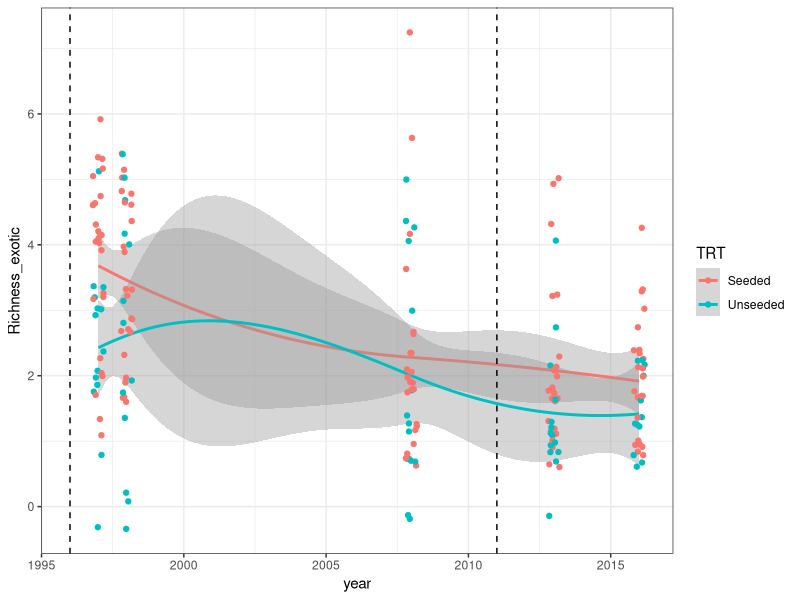
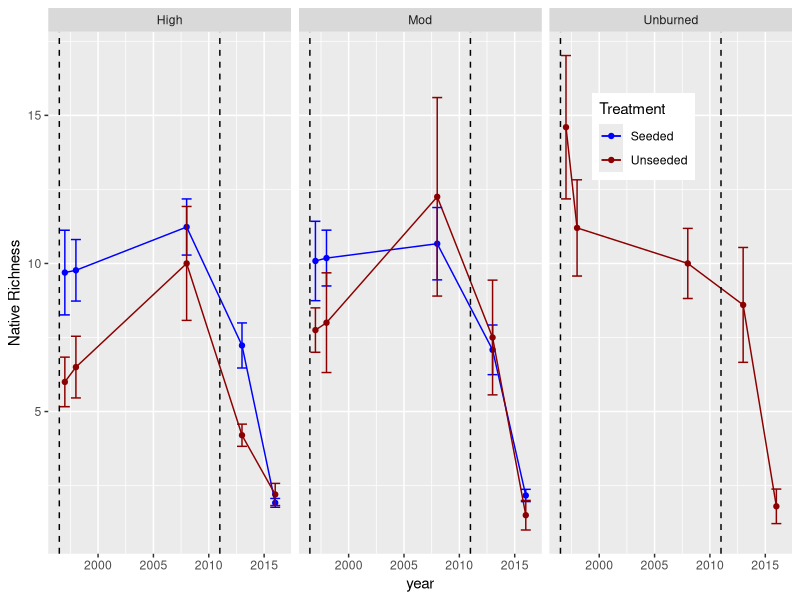
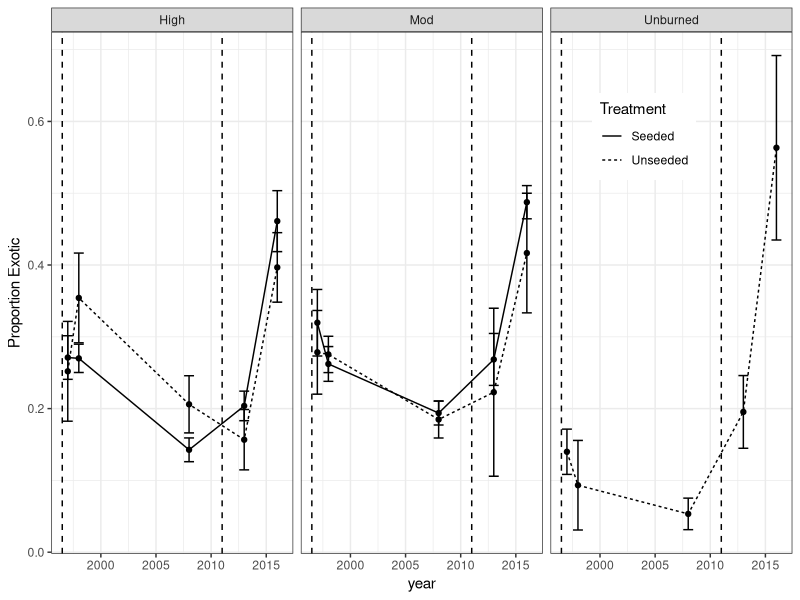
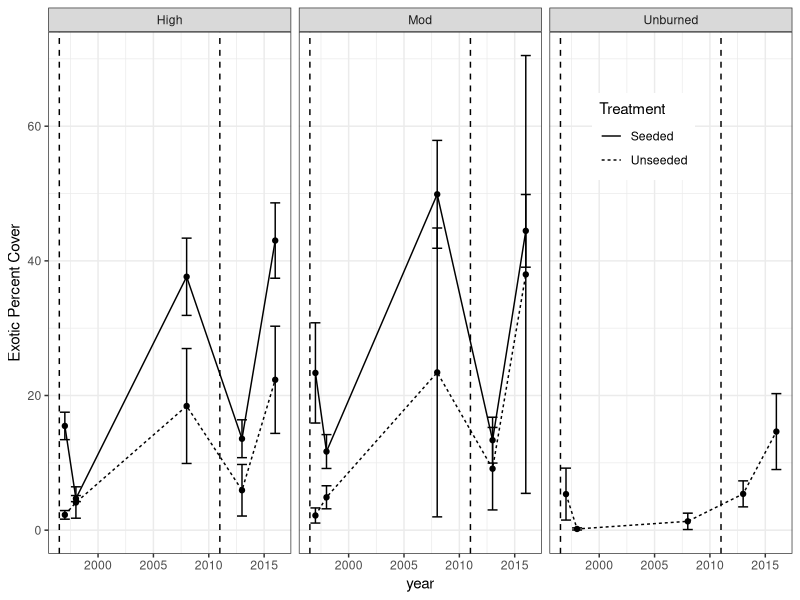
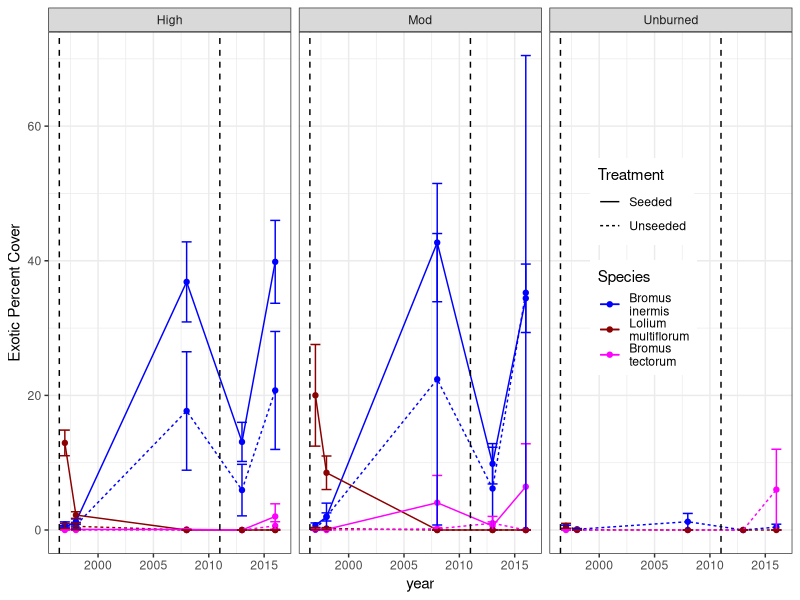
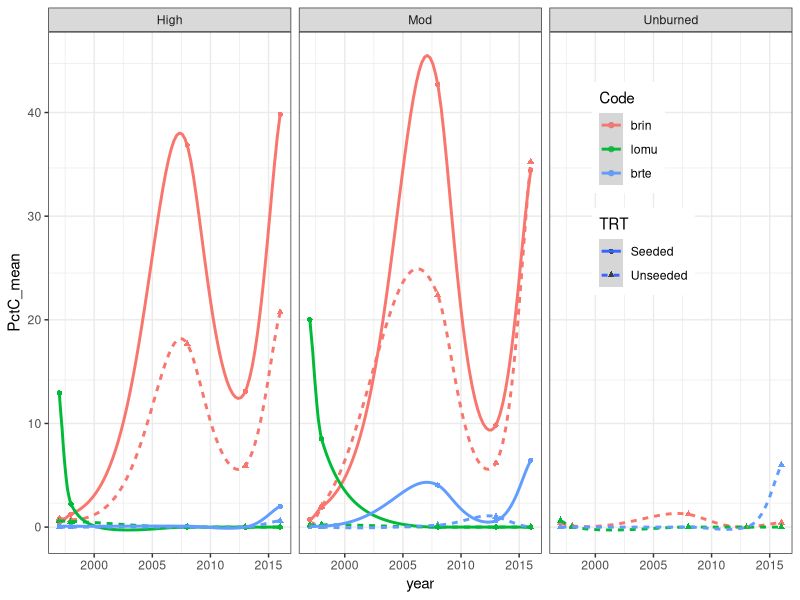

Reproduce these figures in R, in order.
##Process Species Attributes

library(readxl)
library(dplyr)
library(ggplot2)
library(reshape2)
library(splines)
library(scales)
stdErr <- function(x) sqrt(var(x, na.rm = T)/length(na.exclude(x)))

####1. Data input and processing####
d_old <- read_excel("./Data/dome_invasion_data.xlsx", sheet = "data") #Old data through 2013
d_old$Origin[d_old$Origin=="NA"] <- NA #Recode NA from text to NA
exotics <- unique(d_old$Code[which(d_old$Origin=="exotic")])
natives <- unique(d_old$Code[which(d_old$Origin=="native")])
#unk <- unique(d_old$Code[which(is.na(d_old$Origin))])
#unk_full <- unique(d_old$Full_name[which(is.na(d_old$Origin))])
d <- read_excel("./Data/All Years 1997-2016 PermPlot-Entire.xlsx", sheet = "97-2016 EX1")
d$Origin[d$Code%in%exotics] <- "exotic"
d$Origin[d$Code%in%natives] <- "native"
d$Transect_id <- toupper(d$Transect_id) #Uppercase for consistency
d <- d[-which(d$Transect_id=="3MBU2A"),] #Remove transect only sampled in one yr.
#d <- d[-which(d$RevBI=="Low"),] #Remove the only transect in low severity (N=1; 3LAU1)
d[which(d$Transect_id=="3LAU1"),"RevBI"] <- "Unburned" #Alternatively, lump in with "unburned"
#Investigate multiple burn severity issue:

d <- #Merge live and dead cover of a single species on a single transect|year
  d %>%
  group_by(Transect_id, year, Code) %>%
  summarise(
    RevBI = unique(RevBI), FS_BAND = unique(FS_BAND), TRT = unique(TRT),
    Full_name = unique(Full_name),
    Status = paste(Status, collapse = ''),
    Growth_form = unique(Growth_form), Origin = unique(Origin),
    Basal_cm = sum(Basal_cm), Canopy_cm = sum(Canopy_cm), 
    Total_cm = sum(Total_cm), Transect_cm = unique(Transect_cm),
    PctC = sum(PctC)#, PctB = sum(PctB) #Last one deprecated in 2016 data
    
  )

d_fs <- d[which(d$FS_BAND == "FS"),]
  

d_annual <- 
  #Remove trees from dataset because they're all native and mess up %cover
  d[-which(d$Growth_form=="T"),] %>%
  group_by(Transect_id, year) %>%
  summarise(
    RevBI = unique(RevBI),
    FS_BAND = unique(FS_BAND), 
    TRT = unique(TRT),
    PctC_exotic = sum(PctC[Origin == "exotic"], na.rm = T),
    PctC_lolium = sum(PctC[grep("Lolium",Full_name)], na.rm = T), #deprecate?
    PctC_brin = sum(PctC[grep("brin",Code)], na.rm = T), #deprecate?
    Richness_exotic = length(which(Origin=="exotic")),
    Richness_native = length(which(Origin=="native")),
    Prop_exotic = length(which(Origin=="exotic")) / 
      (length(which(Origin=="exotic")) + length(which(Origin=="native")))

  )

d_annual_fs <- d_annual[which(d_annual$FS_BAND == "FS"),]
d_fs_mean <- d_annual_fs %>%
  group_by(year,RevBI,TRT) %>%
  summarise(PctC_exotic_mean = mean(PctC_exotic), 
            PctC_exotic_se = stdErr(PctC_exotic), 
            Richness_exotic_mean = mean(Richness_exotic), 
            Richness_exotic_se = stdErr(Richness_exotic),
            Richness_native_mean = mean(Richness_native), 
            Richness_native_se = stdErr(Richness_native),
            Prop_exotic_mean = mean(Prop_exotic),
            Prop_exotic_se = stdErr(Prop_exotic),
            PctC_exotic_sig = NA, Richness_exotic_sig = NA, Prop_exotic_sig = NA)

#There are 20 unique exotics (all are found on FS land, haven't checked BAND)
unique_exotic <- 
  unique(na.exclude(d$Full_name[d$Origin=="exotic" & d$FS_BAND == "FS"]))
d_exotic <- 
  d[d$Full_name%in%unique_exotic & d$FS_BAND == "FS",]
d_exotic_stats <-
  d_exotic %>%
  group_by(Full_name) %>%
  summarize(max_PctC = max(PctC))
exotic_2main <- #Inclues BRIN, LOMU, and BRTE (which I remove below)
  c(d_exotic_stats[d_exotic_stats$max_PctC>50, "Full_name"]) [[1]]

d_exotic_2main <- 
  d_fs %>%
  group_by(Transect_id, year, RevBI,TRT) %>%
  summarise(brin = 0, lomu = 0, brte = 0) %>%
  melt(measure.vars = c("brin", "lomu", "brte"),
       variable.name = "Code", value.name = "ExtraCol") %>%
  merge(d_exotic %>%
          #filter(Full_name%in%c("Bromus inermis", "Lolium multiflorum")) %>%
          filter(Full_name%in%exotic_2main) %>%
          select(c("Transect_id", "year", "RevBI", "Code", "Full_name", "PctC")),
        by = c("Transect_id", "year", "RevBI", "Code"),
        all = TRUE)
d_exotic_2main$PctC[is.na(d_exotic_2main$PctC)] <- 0 #Add zeros
d_exotic_2main$Code = as.character(d_exotic_2main$Code) #Need for model code later

d_mean_exotic_2main <-
  d_exotic_2main %>%
  group_by(year, RevBI, TRT, Code) %>%
  summarise(PctC_mean = mean(PctC, na.rm = T),
            PctC_se = stdErr(PctC),
            PctC_sig = NA)
d_mean_exotic_2main$Code <- factor(d_mean_exotic_2main$Code, levels = c("brin", "lomu", "brte"))

####2. EDA####
#What does sampling scheme look like
t1 <-
  cbind(
    table(d_annual$Transect_id,d_annual$year),
    table(d_annual$Transect_id,d_annual$TRT),
    table(d_annual$Transect_id,d_annual$FS_BAND),
    table(d_annual$Transect_id,d_annual$RevBI)
  )
t2 <-
  cbind(
    table(d_annual$year,d_annual$TRT),
    table(d_annual$year,d_annual$FS_BAND),
    table(d_annual$year,d_annual$RevBI)
  )
#Bandelier plots sampled in 2002, FS plots sampled in 2008. Unbalanced sample.
#All Bandelier plots unseeded. Should probably be analyzed separately.
t2_fs <- 
  cbind(
    table(d_annual_fs$year,d_annual_fs$TRT),
    table(d_annual_fs$year,d_annual_fs$RevBI)
  )


####3. Analysis questions####
#Analyzing FS data only for 3.1 - 
#Assuming all plots burned at HS in Las Conchas. Need to check.
####3.1 Q1####
#How does exotic species richness change over time as a function of burn severity and seeding?

#Models
v = "Richness_native" #Can do "Richness_native" or "Richness_exotic"
for(r in 1:nrow(d_fs_mean)){
  if(d_fs_mean$RevBI[r]!="Unburned"){
    d_yr <- d_annual_fs[d_annual_fs$year == as.integer(d_fs_mean[r,"year"]) & 
                          d_annual_fs$RevBI == as.character(d_fs_mean[r,"RevBI"]),]
    d_fs_mean[r,paste(v,"sig",sep = "_")] = 
      summary(do.call("lm", list(as.formula(paste (v, "~ TRT")), data = d_yr)))$coef[2,4]
    print(summary(do.call("lm", list(as.formula(paste (v, "~ TRT")), data = d_yr))))
    if(d_fs_mean[r,"TRT"] == "Unseeded" & d_fs_mean[r,paste(v,"sig",sep = "_")]<0.05){
      d_fs_mean[r,paste(v,"symbol",sep = "_")] <- "*"
    } else d_fs_mean[r,paste(v,"symbol",sep = "_")] <- ""
  }
}

#Plot:
pdf("./Figures/EDA/RichnessNative1.pdf",height = 4, width = 6)
ggplot(d_fs_mean) +
  geom_point(aes(x=year, y=Richness_native_mean, col = TRT)) + 
  geom_line(aes(x=year, y=Richness_native_mean, col = TRT))+
  geom_errorbar(aes(x=year, ymin = Richness_native_mean - Richness_native_se, 
                    ymax = Richness_native_mean + Richness_native_se, 
                    col = TRT))+
  scale_color_manual(values = c("blue","darkred"))+
  geom_vline(aes(xintercept = 1996.5), lty = 2) +
  geom_vline(aes(xintercept = 2011), lty = 2) +
  #geom_text(aes(x = year, y = 4, label = Richness_native_symbol), size =12) +
  facet_grid(cols=vars(RevBI)) + 
  labs(col = "Treatment", y = "Native Richness") +
  theme(legend.position = c(0.8,0.8))
dev.off()

ggplot(d_annual_fs) + #Old, deprecate eventually
  geom_smooth(aes(x = year, y = Richness_exotic, col = TRT)) + 
  geom_vline(aes(xintercept = 1996), lty = 2) + 
  geom_vline(aes(xintercept = 2011), lty = 2) +
  geom_jitter(aes(x = year, y = Richness_exotic, col = TRT), width = 0.2) +
  theme_bw()

####3.2 Q2####
#How does exotic species proportion change over time as a function of burn severity and seeding?
v = "Prop_exotic"
for(r in 1:nrow(d_fs_mean)){
  if(d_fs_mean$RevBI[r]!="Unburned"){
    d_yr <- d_annual_fs[d_annual_fs$year == as.integer(d_fs_mean[r,"year"]) & 
                          d_annual_fs$RevBI == as.character(d_fs_mean[r,"RevBI"]),]
    d_fs_mean[r,paste(v,"sig",sep = "_")] = 
      summary(do.call("lm", list(as.formula(paste (v, "~ TRT")), data = d_yr)))$coef[2,4]
    if(d_fs_mean[r,"TRT"] == "Unseeded" & d_fs_mean[r,paste(v,"sig",sep = "_")]<0.05){
      d_fs_mean[r,paste(v,"symbol",sep = "_")] <- "*"
    } else d_fs_mean[r,paste(v,"symbol",sep = "_")] <- ""
  }
}

#Plot:
pdf("./Figures/EDA/PropExotic1.pdf", height = 4, width = 6)
ggplot(d_fs_mean) +
  geom_point(aes(x=year, y=Prop_exotic_mean, lty = TRT)) + 
  geom_line(aes(x=year, y=Prop_exotic_mean, lty = TRT))+
  geom_errorbar(aes(x=year, ymin = Prop_exotic_mean - Prop_exotic_se, 
                    ymax = Prop_exotic_mean + Prop_exotic_se #, lty = TRT
                    ))+
  #scale_color_manual(values = c("blue","darkred"))+
  geom_vline(aes(xintercept = 1996.5), lty = 2) +
  geom_vline(aes(xintercept = 2011), lty = 2) +
  geom_text(aes(x = year, y = 0.5, label = Prop_exotic_symbol), size =12) +
  facet_grid(cols=vars(RevBI)) + 
  labs(lty = "Treatment", y = "Proportion Exotic") +
  theme_bw() +
  theme(legend.position = c(0.8,0.8))
dev.off()

####3.3 Q3####
#How does exotic species cover change over time as a function of burn severity and seeding?

#Linear models:
v = "PctC_exotic"
for(r in 1:nrow(d_fs_mean)){
  if(d_fs_mean$RevBI[r]!="Unburned"){
    d_yr <- d_annual_fs[d_annual_fs$year == as.integer(d_fs_mean[r,"year"]) & 
                          d_annual_fs$RevBI == as.character(d_fs_mean[r,"RevBI"]),]
    d_fs_mean[r,paste(v,"sig",sep = "_")] = 
      summary(do.call("lm", list(as.formula(paste (v, "~ TRT")), data = d_yr)))$coef[2,4]
    if(d_fs_mean[r,"TRT"] == "Unseeded" & d_fs_mean[r,paste(v,"sig",sep = "_")]<0.05){
      d_fs_mean[r,paste(v,"symbol",sep = "_")] <- "*"
    } else d_fs_mean[r,paste(v,"symbol",sep = "_")] <- ""
  }
}

#Plot:
pdf("./Figures/EDA/PctCoverExotic1.pdf", height = 4, width = 6)
ggplot(d_fs_mean) +
  geom_point(aes(x=year, y=PctC_exotic_mean, lty = TRT)) + 
  geom_line(aes(x=year, y=PctC_exotic_mean, lty = TRT))+
  geom_errorbar(aes(x=year, ymin = PctC_exotic_mean - PctC_exotic_se, 
                    ymax = PctC_exotic_mean + PctC_exotic_se #,lty = 1 
                    ))+
  #scale_color_manual(values = c("blue","darkred"))+
  geom_vline(aes(xintercept = 1996.5), lty = 2) +
  geom_vline(aes(xintercept = 2011), lty = 2) +
  #geom_text(aes(x = year, y = 55, label = PctC_exotic_symbol), size =12) +
  facet_grid(cols=vars(RevBI)) + 
  labs(lty = "Treatment", y = "Exotic Percent Cover") +
  theme_bw() +
  theme(legend.position = c(0.8,0.8))
dev.off()

####3.4 Q4####
#What are the dynamics of the invaders in the seed mix?
#Ppt said Bromus carinatus was exotic but USDA plants says native
#Focusing on Lolium perenne, Lolium multiflorum and Bromus inermis
#Story is that Loliums disappear but Bromus increases from very minimal amount
#Watch out for bromis contamination

#create exp(x)-1 transformation, the inverse of log(1+p)
#https://stackoverflow.com/questions/2777053/in-ggplot-restrict-y-to-be-0-in-loess/2782383#2782383
expm1_trans <-  function() trans_new("expm1", "expm1", "log1p")

##2 main models
#Models
v = "PctC"
for(r in 1:nrow(d_mean_exotic_2main)){
  if(d_mean_exotic_2main$TRT[r]!="Unseeded"){
    d_yr <- d_exotic_2main[d_exotic_2main$year == as.integer(d_mean_exotic_2main[r,"year"]) & 
                             d_exotic_2main$RevBI == as.character(d_mean_exotic_2main[r,"RevBI"])& 
                             d_exotic_2main$Code == as.character(d_mean_exotic_2main[r,"Code"]),]
    #d_mean_exotic_2main[r,paste(v,"sig",sep = "_")] <- #not doing because three-way contrasts
    #  summary(do.call("lm", list(as.formula(paste (v, "~ TRT")), data = d_yr)))$coef[2,4]
    if(is.na(d_mean_exotic_2main[r,paste(v,"sig",sep = "_")])){
      d_mean_exotic_2main[r,paste(v,"sig",sep = "_")] <- 1 
      #NA value comes from same numbers in seeded/unseeded so P = 1
    }
    #print(summary(do.call("lm", list(as.formula(paste (v, "~ TRT")), data = d_yr))))
    if(d_mean_exotic_2main[r,"TRT"] == "Seeded" & 
       d_mean_exotic_2main[r,paste(v,"sig",sep = "_")]<0.05){
         d_mean_exotic_2main[r,paste(v,"symbol",sep = "_")] <- "*"
       }else d_mean_exotic_2main[r,paste(v,"symbol",sep = "_")] <- ""
  }
}


pdf("./Figures/EDA/Cover2Main_1.pdf",width = 6, height = 4)
ggplot(d_mean_exotic_2main) +
  geom_point(aes(x=year, y=PctC_mean, col = Code)) + 
  geom_line(aes(x=year, y=PctC_mean, col = Code, lty = TRT))+
  geom_errorbar(aes(x=year, ymin = PctC_mean - PctC_se, 
                    ymax = PctC_mean + PctC_se, 
                    col = Code)) +
  #geom_text(aes(x = year, y = 60, label = PctC_symbol), size =12) +
  scale_color_manual(values = c("blue","darkred","magenta"),
                     labels = c("Bromus \ninermis","Lolium \nmultiflorum","Bromus \ntectorum"))+
  #scale_linetype_manual(values = c(1,2,0), 
  #                        labels = c("Bromus \ninermis", "Bromus \ntectorum","Lolium \nmultiflorum")) +
  geom_vline(aes(xintercept = 1996.5), lty = 2) +
  geom_vline(aes(xintercept = 2011), lty = 2) +
  #geom_text(aes(x = year, y = 100, label = PctC_symbol), size =12) +
  facet_grid(cols=vars(RevBI)) + 
  labs(lty = "Treatment", col = "Species", y = "Exotic Percent Cover") +
  theme_bw() +
  theme(legend.position = c(0.8,0.55))
dev.off()

pdf("./Figures/EDA/Cover2Main_1.pdf")
ggplot(d_mean_exotic_2main) +
  geom_point(aes(x = year, y = PctC_mean, col = Code, pch = TRT)) +
  geom_smooth(aes(x = year, y = PctC_mean, col = Code, lty = TRT)) + 
  scale_y_continuous(trans = "log1p") +
  coord_trans(y = expm1_trans())+
  facet_grid(cols = vars(RevBI)) + 
  theme_bw() +
  #lims(y = c(0,50)) +
  theme(legend.position = c(0.8,0.7))
dev.off()

